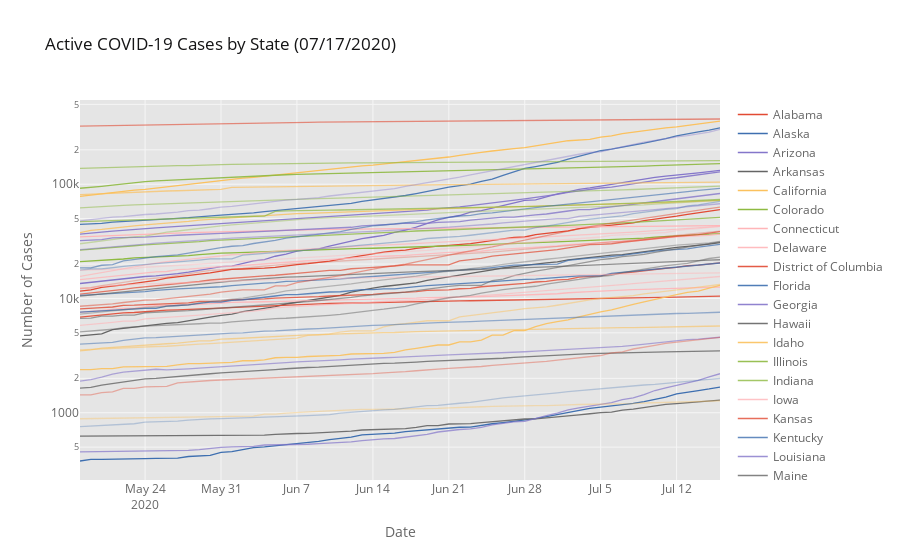

This figure's notebook cell:
### Code cell
# plot active cases by state
states_active = grouped_states.reset_index().pivot(index='Date', columns='State', values='Active').iplot(
    kind='lines', yaxis_type='log', theme='ggplot', connectgaps=True, asFigure=True,
    title='Active COVID-19 Cases by State ({})'.format(today), yaxis_title='Number of Cases', xaxis_title='Date')

states_active
